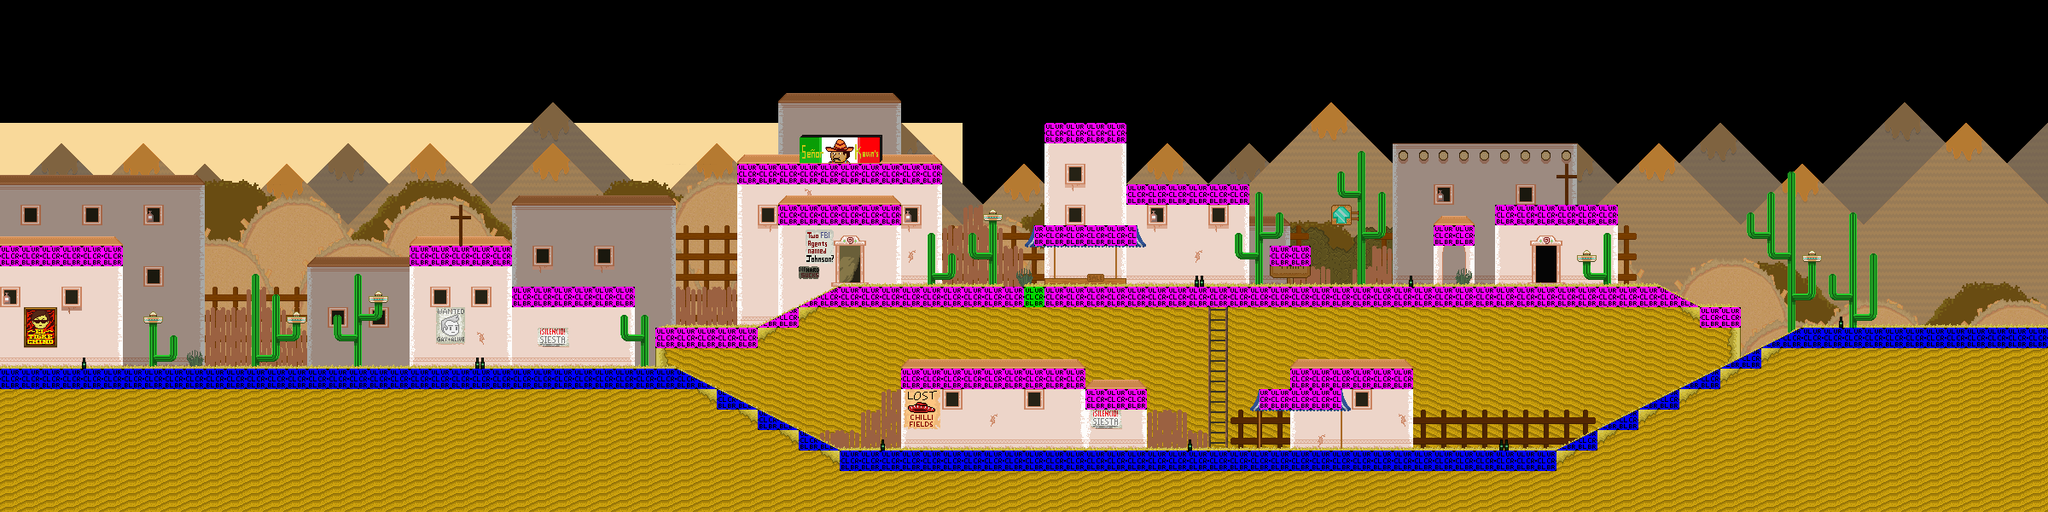

Below is a game level as drawn by its tile map, then a one-line description and the .tmx that defines it (tile-layer data replaced by summaries):
An orthogonal 100x25 tile map with 24x24 px tiles, 15 tile layers (sky, nacho_mountains_bg, nacho_mountains, mountains, ...), 2 tilesets and 29 objects (7x door, 7x consumable, 5x npc, 3x enemy, 3x material, ...).

<map version="1.0" orientation="orthogonal" width="100" height="25" tilewidth="24" tileheight="24">
 <properties>
  <property name="offset" value="11" />
  <property name="overworldName" value="valley_1" />
  <property name="soundtrack" value="tacotown" />
 </properties>
 <tileset firstgid="1" name="valley" tilewidth="24" tileheight="24">
  <image source="../images/tilesets/valley.png" width="288" height="1824" />
 </tileset>
 <tileset firstgid="913" name="collisions" tilewidth="24" tileheight="24">
  <image source="../images/tilesets/collisions.png" width="632" height="512" />
 </tileset>
 <layer name="sky" width="100" height="25">
  <properties>
   <property name="parallax" value="0" />
  </properties>
  <data>[2500 cells, 893 non-empty, 11 distinct tile ids]</data>
 </layer>
 <layer name="nacho_mountains_bg" width="100" height="25">
  <properties>
   <property name="parallax" value="0.56" />
  </properties>
  <data>[2500 cells, 1755 non-empty, 18 distinct tile ids]</data>
 </layer>
 <layer name="nacho_mountains" width="100" height="25">
  <properties>
   <property name="parallax" value="0.6" />
  </properties>
  <data>[2500 cells, 1744 non-empty, 18 distinct tile ids]</data>
 </layer>
 <layer name="mountains" width="100" height="25">
  <properties>
   <property name="parallax" value="0.7" />
  </properties>
  <data>[2500 cells, 465 non-empty, 55 distinct tile ids]</data>
 </layer>
 <layer name="taco_bg" width="100" height="25">
  <properties>
   <property name="parallax" value="0.8" />
  </properties>
  <data>[2500 cells, 1465 non-empty, 35 distinct tile ids]</data>
 </layer>
 <layer name="taco" width="100" height="25">
  <properties>
   <property name="parallax" value="0.8" />
  </properties>
  <data>[2500 cells, 490 non-empty, 35 distinct tile ids]</data>
 </layer>
 <layer name="bgbushes" width="100" height="25">
  <data>[2500 cells, 14 non-empty, 3 distinct tile ids]</data>
 </layer>
 <layer name="fences" width="100" height="25">
  <data>[2500 cells, 672 non-empty, 13 distinct tile ids]</data>
 </layer>
 <layer name="bottom_fence" width="100" height="25">
  <data>[2500 cells, 43 non-empty, 10 distinct tile ids]</data>
 </layer>
 <layer name="floor" width="100" height="25">
  <data>[2500 cells, 886 non-empty, 19 distinct tile ids]</data>
 </layer>
 <layer name="buildings_bg" width="100" height="25">
  <data>[2500 cells, 341 non-empty, 26 distinct tile ids]</data>
 </layer>
 <layer name="buildings" width="100" height="25">
  <data>[2500 cells, 352 non-empty, 45 distinct tile ids]</data>
 </layer>
 <layer name="windows" width="100" height="25">
  <data>[2500 cells, 208 non-empty, 55 distinct tile ids]</data>
 </layer>
 <layer name="grass/roofs" width="100" height="25">
  <data>[2500 cells, 123 non-empty, 23 distinct tile ids]</data>
 </layer>
 <layer name="collision" width="100" height="25">
  <data>[2500 cells, 235 non-empty, 13 distinct tile ids]</data>
 </layer>
 <objectgroup color="#000000" name="nodes" width="100" height="25">
  <object name="main" type="door" x="48" y="384" width="48" height="48" />
  <object type="door" x="0" y="312" width="24" height="120">
   <properties>
    <property name="instant" value="true" />
    <property name="level" value="valley-2" />
    <property name="sound" value="false" />
    <property name="to" value="next" />
   </properties>
  </object>
  <object type="door" x="2376" y="48" width="24" height="336">
   <properties>
    <property name="instant" value="true" />
    <property name="level" value="valley-3" />
    <property name="sound" value="false" />
    <property name="to" value="main" />
   </properties>
  </object>
  <object name="mayorjuan" type="npc" x="264" y="384" width="48" height="48" />
  <object name="next" type="door" x="2304" y="336" width="48" height="48" />
  <object type="enemy" x="1600" y="272" width="14" height="25">
   <properties>
    <property name="enemytype" value="pinata" />
   </properties>
  </object>
  <object type="enemy" x="2079" y="295" width="14" height="25">
   <properties>
    <property name="enemytype" value="pinata" />
   </properties>
  </object>
  <object type="enemy" x="424" y="368" width="14" height="25">
   <properties>
    <property name="enemytype" value="pinata" />
   </properties>
  </object>
  <object name="blacksmithjuan" type="npc" x="1200" y="288" width="48" height="48" />
  <object name="juanita" type="npc" x="1584" y="480" width="48" height="48" />
  <object name="telescopejuan" type="npc" x="1152" y="480" width="48" height="48" />
  <object name="juan1" type="npc" x="1656" y="288" width="48" height="48" />
  <object name="bone" type="material" x="744" y="408" width="24" height="24" />
  <object type="climbable" x="1421" y="334" width="12" height="192" />
  <object name="bone" type="material" x="1680" y="504" width="24" height="24" />
  <object type="door" x="0" y="96" width="24" height="192">
   <properties>
    <property name="instant" value="true" />
    <property name="level" value="valley-2" />
    <property name="sound" value="false" />
    <property name="to" value="next-upper" />
   </properties>
  </object>
  <object name="main-upper" type="door" x="24" y="240" width="48" height="48" />
  <object name="bone" type="material" x="96" y="259" width="24" height="24" />
  <object type="info" x="984" y="288" width="24" height="48">
   <properties>
    <property name="info" value="This door is locked." />
   </properties>
  </object>
  <object type="info" x="1800" y="288" width="24" height="48">
   <properties>
    <property name="info" value="This door is locked." />
   </properties>
  </object>
  <object name="alcohol" type="consumable" x="360" y="408" width="24" height="24" />
  <object name="alcohol" type="consumable" x="1056" y="312" width="24" height="24" />
  <object name="alcohol" type="consumable" x="1176" y="312" width="24" height="24" />
  <object name="alcohol" type="consumable" x="1368" y="312" width="24" height="24" />
  <object name="alcohol" type="consumable" x="2112" y="360" width="24" height="24" />
  <object name="alcohol" type="consumable" x="1368" y="504" width="24" height="24" />
  <object name="alcohol" type="consumable" x="1008" y="504" width="24" height="24" />
  <object type="cauldron" x="1224" y="504" width="24" height="24" />
  <object name="farm" type="door" x="1560" y="288" width="24" height="48">
   <properties>
    <property name="level" value="valley-goat-farm" />
    <property name="to" value="main" />
   </properties>
  </object>
 </objectgroup>
</map>
